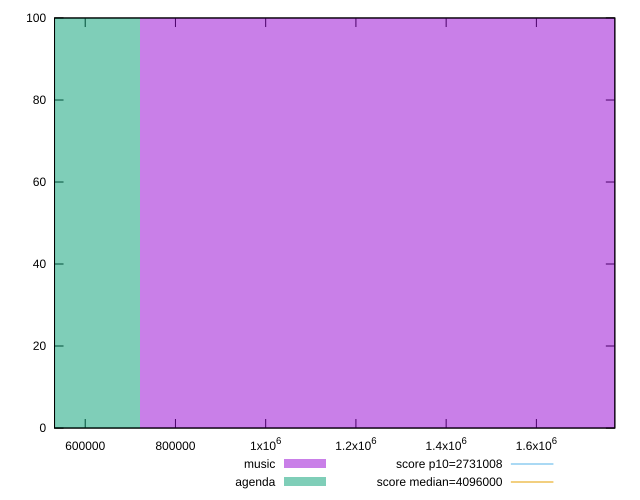

Source code (gnuplot):
reset

$music <<EOF
1443301.0848674178 100
EOF

$agenda <<EOF
0 100
EOF

set key outside below
set boxwidth 1443301.0848674178
set xrange [532009:1773848]
set yrange [0:100]
set trange [0:100]
set style fill transparent solid 0.5 noborder

set parametric
set terminal svg size 640, 500 enhanced background rgb 'white'
set output "reports/report_00030_2021-02-24T20-42-31.540Z/total-byte-weight/comparison/histogram/0_vs_1.svg"

plot $music title "music" with boxes, \
     $agenda title "agenda" with boxes, \
     2731008,t title "score p10=2731008", \
     4096000,t title "score median=4096000"

reset
